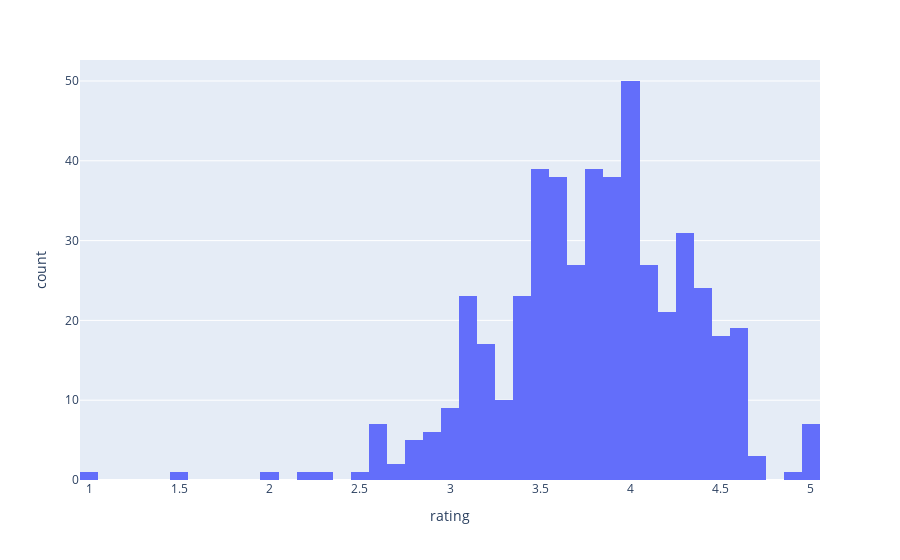

Here is the notebook cell this chart was saved with:
### Markdown cell above
Makes sense that the majority of companies are less than 100 years old

### Code cell
px.histogram(df, x="rating")

### Figure 1 — Plotly figure (JSON) as saved in the notebook; plotly's stock layout.template omitted (floating-point values rounded to 4 significant figures; data arrays with more than 128 entries replaced by an {"elided": "..."} marker saying what was removed)
{"data": [{"alignmentgroup": "True", "bingroup": "x", "hovertemplate": "rating=%{x}<br>count=%{y}<extra></extra>", "legendgroup": "", "marker": {"color": "#636efa"}, "name": "", "offsetgroup": "", "orientation": "v", "showlegend": false, "type": "histogram", "x": {"elided": "516 float values"}, "xaxis": "x", "yaxis": "y"}], "layout": {"barmode": "relative", "legend": {"tracegroupgap": 0}, "margin": {"t": 60}, "xaxis": {"anchor": "y", "domain": [0, 1], "title": {"text": "rating"}}, "yaxis": {"anchor": "x", "domain": [0, 1], "title": {"text": "count"}}}}
